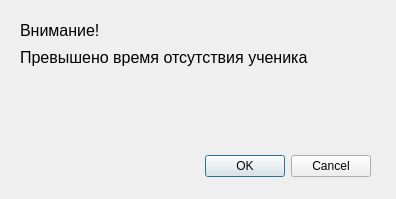
<?xml version="1.0" encoding="UTF-8"?>
<ui version="4.0">
 <class>Dialog</class>
 <widget class="QDialog" name="Dialog">
  <property name="geometry">
   <rect>
    <x>0</x>
    <y>0</y>
    <width>396</width>
    <height>199</height>
   </rect>
  </property>
  <property name="windowTitle">
   <string>Dialog</string>
  </property>
  <widget class="QDialogButtonBox" name="buttonBox">
   <property name="geometry">
    <rect>
     <x>30</x>
     <y>150</y>
     <width>341</width>
     <height>32</height>
    </rect>
   </property>
   <property name="orientation">
    <enum>Qt::Horizontal</enum>
   </property>
   <property name="standardButtons">
    <set>QDialogButtonBox::Cancel|QDialogButtonBox::Ok</set>
   </property>
  </widget>
  <widget class="QWidget" name="verticalLayoutWidget">
   <property name="geometry">
    <rect>
     <x>20</x>
     <y>20</y>
     <width>351</width>
     <height>100</height>
    </rect>
   </property>
   <layout class="QVBoxLayout" name="verticalLayout">
    <item>
     <widget class="QLabel" name="label">
      <property name="font">
       <font>
        <pointsize>12</pointsize>
       </font>
      </property>
      <property name="text">
       <string>Внимание!</string>
      </property>
     </widget>
    </item>
    <item>
     <widget class="QLabel" name="label_2">
      <property name="font">
       <font>
        <pointsize>12</pointsize>
       </font>
      </property>
      <property name="text">
       <string>Превышено время отсутствия ученика</string>
      </property>
     </widget>
    </item>
    <item>
     <widget class="QLabel" name="label_id_student">
      <property name="font">
       <font>
        <pointsize>12</pointsize>
       </font>
      </property>
      <property name="text">
       <string/>
      </property>
     </widget>
    </item>
    <item>
     <widget class="QLabel" name="label_name_student">
      <property name="font">
       <font>
        <pointsize>12</pointsize>
       </font>
      </property>
      <property name="text">
       <string/>
      </property>
     </widget>
    </item>
   </layout>
  </widget>
 </widget>
 <resources/>
 <connections>
  <connection>
   <sender>buttonBox</sender>
   <signal>accepted()</signal>
   <receiver>Dialog</receiver>
   <slot>accept()</slot>
   <hints>
    <hint type="sourcelabel">
     <x>248</x>
     <y>254</y>
    </hint>
    <hint type="destinationlabel">
     <x>157</x>
     <y>274</y>
    </hint>
   </hints>
  </connection>
  <connection>
   <sender>buttonBox</sender>
   <signal>rejected()</signal>
   <receiver>Dialog</receiver>
   <slot>reject()</slot>
   <hints>
    <hint type="sourcelabel">
     <x>316</x>
     <y>260</y>
    </hint>
    <hint type="destinationlabel">
     <x>286</x>
     <y>274</y>
    </hint>
   </hints>
  </connection>
 </connections>
</ui>
